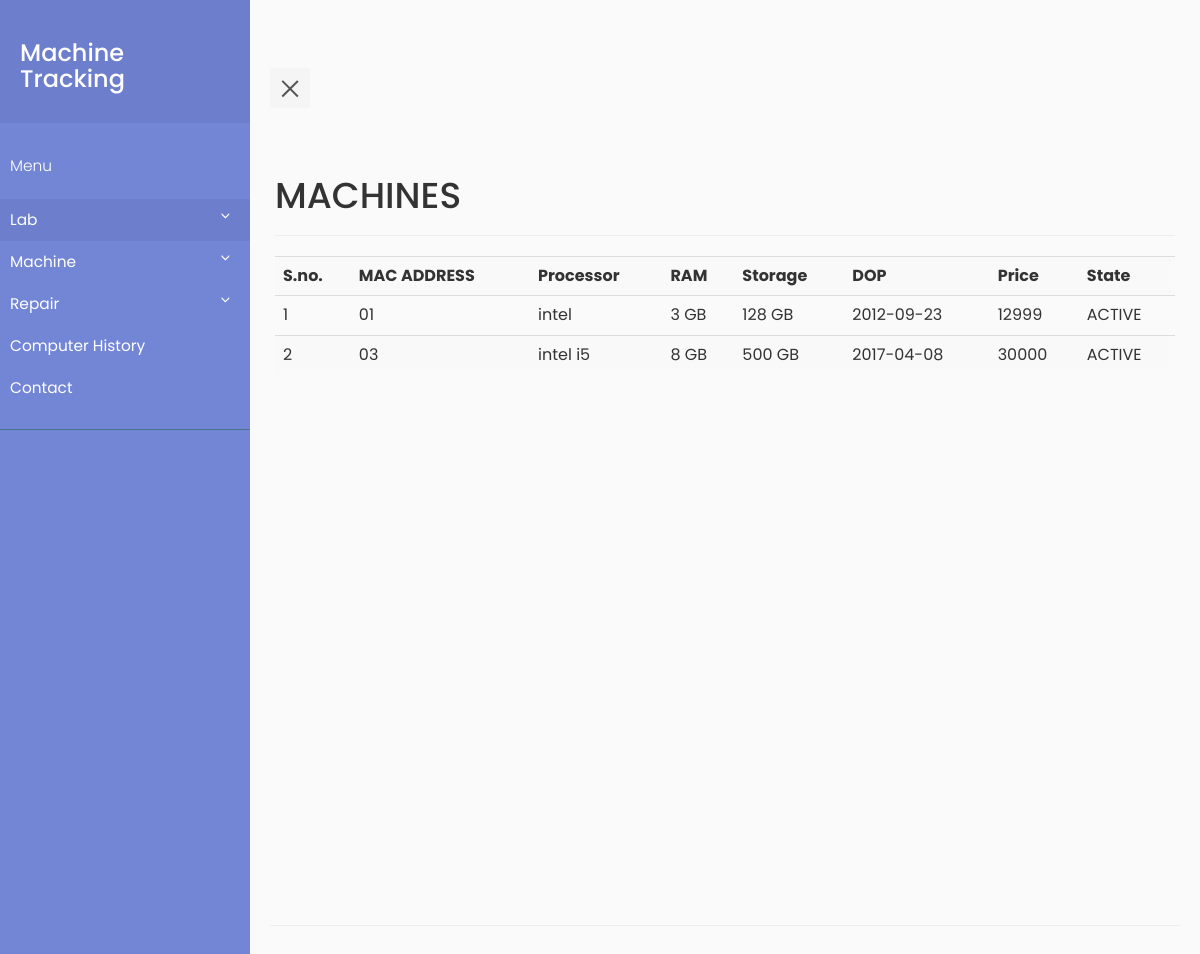
Page /viewmc.php (signed in) on the earlier database version.
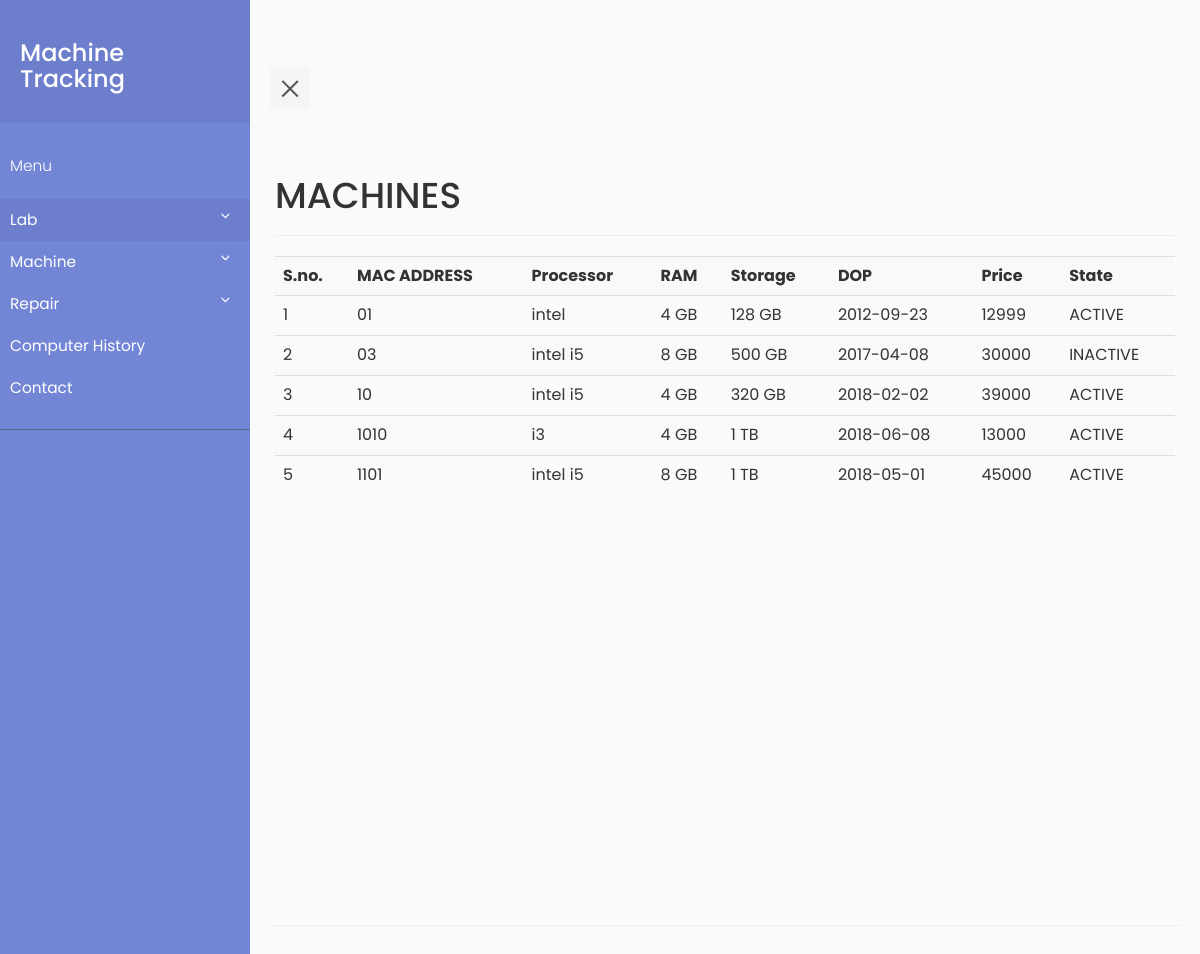
Same page on the later database version.
### tables this page shows
CREATE TABLE `machine` (
  `machine_id` int(11) NOT NULL,
  `MAC_ADDR` varchar(30) DEFAULT NULL,
  `processor` varchar(30) DEFAULT NULL,
  `ram` varchar(20) DEFAULT NULL,
  `memory` varchar(20) DEFAULT NULL,
  `DOP` date DEFAULT NULL,
  `price` int(11) DEFAULT NULL,
  `state` varchar(10) DEFAULT NULL
);

### viewmc.php (the view, shortened to what this page needs)
<?php
    require_once "pdo.php";
?>
<html>
<head>
    <link rel="stylesheet" type="text/css" href="https://maxcdn.bootstrapcdn.com/bootstrap/3.3.7/css/bootstrap.min.css" >
    <link rel="stylesheet" type="text/css" href="style5.css">
</head>
<body>
            <div class="wrapper">
     <?php include "navbar.php" ;?>
         <div class="container-fluid row" id="content">
    <div class="page-header">
    <h1>MACHINES</h1>
    </div>
    <?php
        $stmtcnt = $pdo->query("SELECT COUNT(*) FROM machine ");
        $row = $stmtcnt->fetch(PDO::FETCH_ASSOC);
        if($row['COUNT(*)']!=='0')
        {
            $i=1;
            $stmtread = $pdo->query("SELECT * FROM machine ORDER BY MAC_ADDR");
            echo ("<table class=\"table table-striped\">
                <tr> <th>S.no.</th><th>MAC ADDRESS</th><th>Processor</th><th>RAM</th><th>Storage</th><th>DOP</th><th>Price</th> <th>State</th> </tr>");
            while ( $row = $stmtread->fetch(PDO::FETCH_ASSOC) )
            {
                echo ("<tr>");
                echo ("<td>");
                echo($i);
                echo("</td>");
                echo ("<td>");
                echo(htmlentities($row['MAC_ADDR']));
                echo ("</td>");
                echo ("<td>");
                echo(htmlentities($row['processor']));
                echo ("</td>");
                echo ("<td>");
                echo(htmlentities($row['ram']));
                echo ("</td>");
                echo ("<td>");
                echo(htmlentities($row['memory']));
                echo ("</td>");
                echo ("<td>");
                echo(htmlentities($row['DOP']));
                echo ("</td>");
                echo ("<td>");
                echo(htmlentities($row['price']));
                echo ("</td>");
                echo ("<td>");
                echo(htmlentities($row['state']));
                echo ("</td>");
                $i++;
            }
            echo('</table>');
        }
    ?>
    </div>
</body>
</html>

### navbar.php (shortened to what this page needs)
        <nav id="sidebar">
            <div class="sidebar-header">
                <h3>Machine Tracking</h3>
            </div>
            <ul class="list-unstyled components">
                <p>Menu</p>
                <li class="active">
                    <a href="#homeSubmenu" data-toggle="collapse" aria-expanded="false">Lab</a>
                </li>
                <li class="">
                    <a href="#machinemenu" data-toggle="collapse" aria-expanded="false">Machine</a>
                </li>
                <li class="">
                    <a href="#repairmenu" data-toggle="collapse" aria-expanded="false">Repair</a>
                </li>
                <li>
                    <a href="viewmchistory.php">Computer History</a>
                </li>
                <li>
                    <a href="#">Contact</a>
                </li>
            </ul>
        </nav>
<div class="container" id="content">
<div class="page-header">
<button type="button" id="sidebarCollapse" class="navbar-btn">
    <span></span>
</button>

### style5.css (style rules this page uses)
body { font-family: 'Poppins', sans-serif; background: #fafafa; }
p { font-family: 'Poppins', sans-serif; font-size: 1.1em; font-weight: 300; line-height: 1.7em; color: #999; }
a, a:hover, a:focus { color: inherit; text-decoration: none; transition: all 0.3s; }
.navbar-btn { box-shadow: none; outline: none !important; border: none; }
.wrapper { display: flex; align-items: stretch; perspective: 1500px; }
#sidebar { min-width: 250px; max-width: 250px; background: #7386D5; color: #fff; transition: all 0.6s cubic-bezier(0.945, 0.020, 0.270, 0.665); transform-origin: bottom left; }
#sidebar .sidebar-header { padding: 20px; background: #6d7fcc; }
#sidebar ul.components { padding: 20px 0; border-bottom: 1px solid #47748b; }
#sidebar ul p { color: #fff; padding: 10px; }
#sidebar ul li a { padding: 10px; font-size: 1.1em; display: block; }
#sidebar ul li.active > a, a[aria-expanded="true"] { color: #fff; background: #6d7fcc; }
a[data-toggle="collapse"] { position: relative; }
a[aria-expanded="false"]::before, a[aria-expanded="true"]::before { content: '\e259'; display: block; position: absolute; right: 20px; font-family: 'Glyphicons Halflings'; font-size: 0.6em; }
#content { padding: 20px; min-height: 100vh; transition: all 0.3s; }
#sidebarCollapse { width: 40px; height: 40px; background: #f5f5f5; }
#sidebarCollapse span { width: 80%; height: 2px; margin: 0 auto; display: block; background: #555; transition: all 0.8s cubic-bezier(0.810, -0.330, 0.345, 1.375); transition-delay: 0.2s; }
#sidebarCollapse span:last-of-type { transform: rotate(-45deg) translate(1px, -1px); }
a:link { text-decoration: none; color:white; }

Differences in the rows shown:
changed machine "intel": ram "3 GB" → "4 GB"
changed machine "500 GB": state "ACTIVE" → "INACTIVE"
added machine: MAC_ADDR "10", processor "intel i5", ram "4 GB", memory "320 GB", DOP "2018-02-02", price "39000", state "ACTIVE"
added machine: MAC_ADDR "1010", processor "i3", ram "4 GB", memory "1 TB", DOP "2018-06-08", price "13000", state "ACTIVE"
added machine: MAC_ADDR "1101", processor "intel i5", ram "8 GB", memory "1 TB", DOP "2018-05-01", price "45000", state "ACTIVE"
